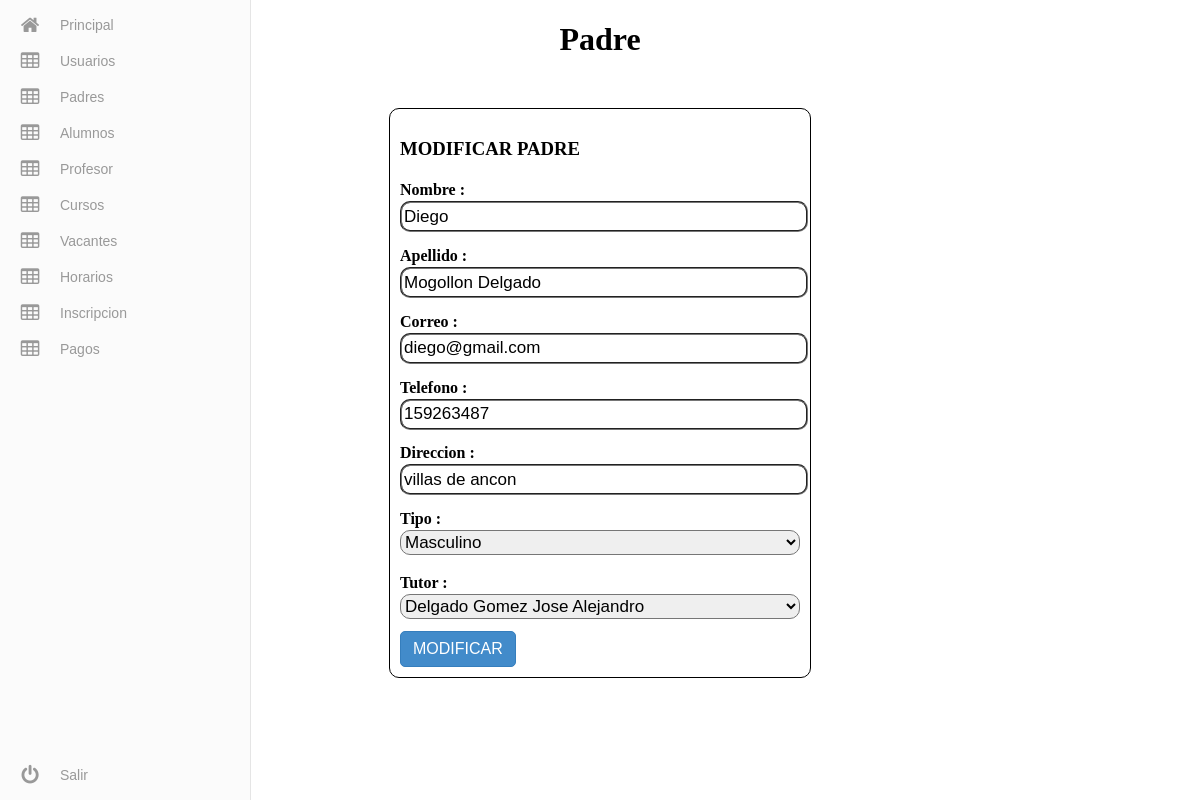
The page /admin/Alumno/modificar.php?id=4 (signed in) on the database its author committed.
### tables this page shows
CREATE TABLE `alumno` (
  `id_alumno` int(11) NOT NULL,
  `nombre` varchar(45) NOT NULL,
  `paterno` varchar(45) NOT NULL,
  `materno` varchar(45) NOT NULL,
  `direccion` varchar(45) NOT NULL,
  `telefono` varchar(10) NOT NULL,
  `genero` varchar(10) NOT NULL,
  `correo` varchar(45) NOT NULL,
  `id_tutor` int(11) NOT NULL
);

CREATE TABLE `tutor` (
  `idtutor` int(11) NOT NULL,
  `nombre` varchar(43) DEFAULT NULL,
  `materno` varchar(43) DEFAULT NULL,
  `paterno` varchar(43) DEFAULT NULL,
  `direccion` varchar(200) DEFAULT NULL,
  `telefono` varchar(10) DEFAULT NULL,
  `email` varchar(45) NOT NULL,
  `estado` varchar(10) NOT NULL,
  `fecha_creacion` datetime NOT NULL,
  `id_usuario` int(11) DEFAULT NULL
);

### admin/Alumno/modificar.php (the view, shortened to what this page needs)
<?php
    $id=$_GET['id'];
    $re=mysql_query("SELECT * FROM alumno WHERE id_alumno='".$id."'");
    $re2=mysql_query("SELECT idtutor,paterno,materno,nombre FROM tutor");
?>
<!DOCTYPE html>
<html >
  <head>
    <link rel="stylesheet" href="../css/menu.css">
    <link rel="stylesheet" href="../css/tabla.css?v3">
    <link rel="stylesheet" type="text/css" href="../css/jquery.dataTables.min.css">
  </head>
  <body>
    <?php
        include ('../include/menu.php');
    ?>
    <center><h1>Padre</h1></center>
        <form action="modificar2.php" method="post">
           <?php while($row =mysql_fetch_array($re)){  ?>
            <div class="modificar">
                <h3>MODIFICAR PADRE</h3>
                <h4>Nombre : </h4>
                <input type="text" name="nombre" value="<?php echo $row['nombre']; ?>" required autocomplete="off" autofocus>
                <h4>Apellido : </h4>
                <input type="text" name="apellido" value="<?php echo $row['paterno']." ".$row['materno']; ?>" required autocomplete="off">
                <h4>Correo : </h4>
                <input type="email" name="correo" value="<?php echo $row['correo']; ?>" required autocomplete="off">
                <h4>Telefono :</h4>
                <input type="telefono" name="telefono" value="<?php echo $row['telefono']; ?>" required autocomplete="off">
                <h4>Direccion : </h4>
                <input type="text" name="direccion" value="<?php echo $row['direccion']; ?>" required autocomplete="off">
                <h4>Tipo : </h4>
                <select name="select">
                  <option value="M" <?php if($row['genero']=='M'){ echo 'selected'; } ?>>Masculino</option>
                </select>
                <h4>Tutor : </h4>
                <select name="tutor">
                           <?php
                                while ($ver=mysql_fetch_row($re2)) {
                           ?>
                                <option value="<?php echo $ver[0]; ?>" <?php if($row['id_tutor']==$ver[0]){ echo 'selected'; } ?> ><?php echo $ver[1]." ".$ver[2]." ".$ver[3]; ?></option>
                            <?php
                                }
                            ?>
                </select>
                <button>MODIFICAR</button>
            </div>
            <?php } ?>
        </form>
  </body>
</html>

### admin/css/tabla.css (style rules this page uses)
.modificar { width: 400px; border: solid 1px black; border-radius: 10px; margin-top: 50px; padding: 10px; margin-left: auto; margin-right: auto; }
.modificar input,select { width: 100%; height: 25px; border-radius: 10px; border-style: groove; font-size: 17px; margin-bottom: -10px; }
.modificar h4 { width: 100%; margin-bottom: 2px; }
button { background: #428bca; border: #357ebd solid 1px; border-radius: 5px; color: #fff; display: inline-block; font-size: 16px; padding: 8px 12px; text-decoration: none; text-align: center; min-width: 40px; position: relative; transition: color .1s ease; margin-top: 15px; clear: right; cursor: pointer; }

### rows shown on the page
alumno: nombre "Diego", apellido "Mogollon Delgado", correo "diego@gmail.com", telefono "159263487", direccion "villas de ancon", select "Masculino", tutor "Delgado Gomez Jose Alejandro"
